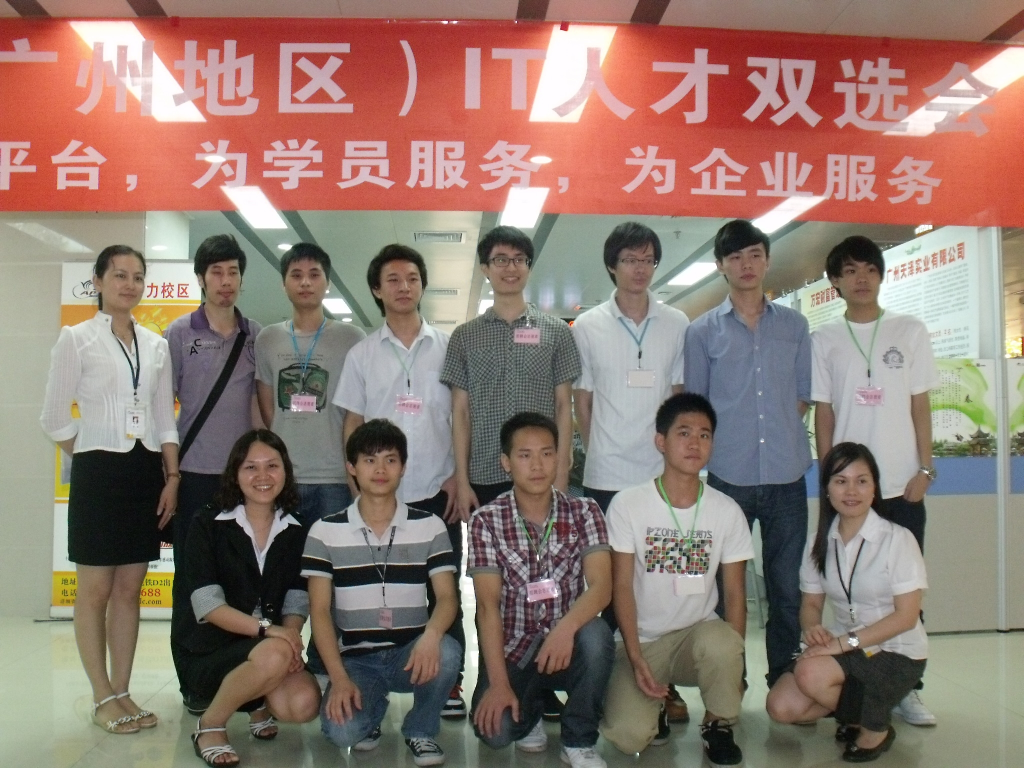
//> input picture search faces_1/3.JPG, 2048 x 1536 px (shown at 1/2 size)
$ ./search_faces_1   (built with g++ and OpenCV 4)
//> lines starting //> are read from the running program, lines starting //| are printed output that depends on the picture; after the words box and inside, x2 and y2 are one past the last pixel; in counts of white or black regions, pixels touching at a corner belong together
//#include "stdafx.h"
#include <opencv2\core\core.hpp>
#include <opencv2\imgproc\imgproc.hpp>
#include <opencv2\highgui\highgui.hpp>
#include <opencv2\video\background_segm.hpp>
#include <opencv2/objdetect/objdetect.hpp>
#include <iostream>
using namespace cv;

double cale=0.15;
Size size;
Mat ResizeImage;
void detectAndDisplay(Mat picture);
String pCascadeFrontal = "haarcascade_frontalface_alt.xml";
CascadeClassifier face_cascade;
string window_name = "Face detection";

int main(void)
{
	if (!face_cascade.load(pCascadeFrontal))
	{
		printf("--(!)Error loading\n");
		return -1;
	};
	IplImage* img = cvLoadImage("3.jpg", CV_LOAD_IMAGE_COLOR);
//> img is the input picture: 1536 rows x 2048 cols, CV_8UC3; mean B, G, R 112.2, 121.8, 144.1
	Mat picture(img);
	if (!picture.empty())
	{
		detectAndDisplay(picture);

	}
	else
	{

		printf("--(!)Error!\n");

	}
	waitKey(0);
	cvDestroyWindow(window_name.c_str());
	cvReleaseImage(&img);
	return 0;

}

void detectAndDisplay(Mat picture)
{
	std::vector<Rect> faces;
	Mat picture_gray;
	const  CvArr* s=(CvArr*)&picture_gray;
	cvtColor(picture, picture_gray, CV_BGR2GRAY);
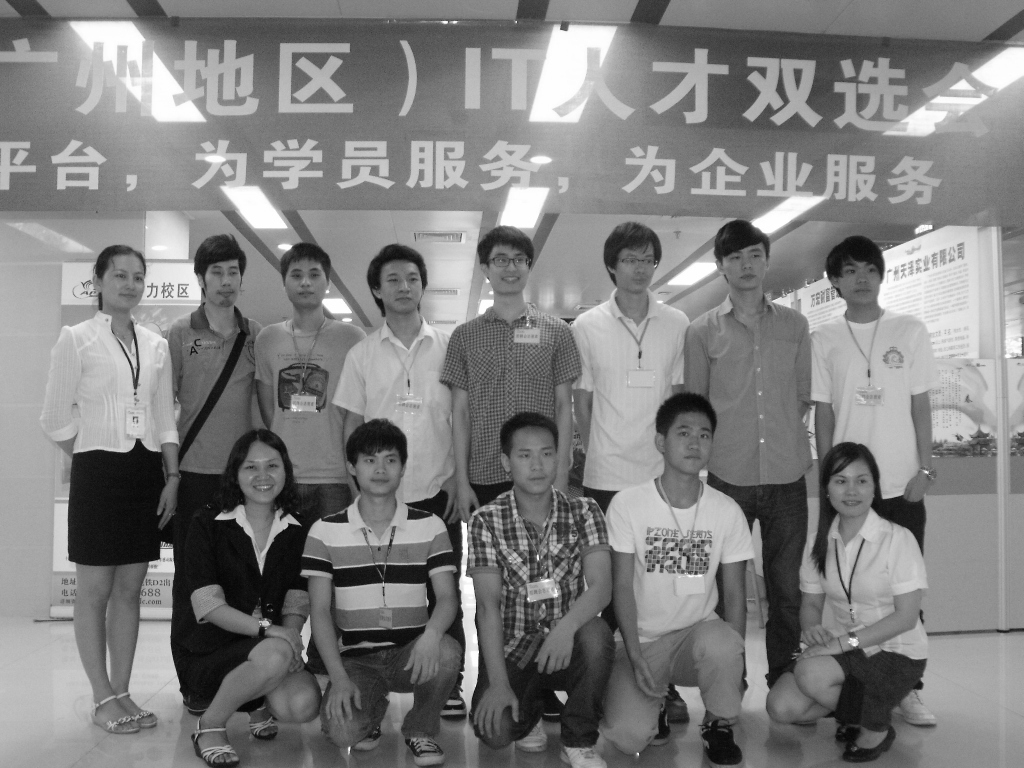
//> picture_gray: 1536 rows x 2048 cols, CV_8UC1 (shown at 1/2 size); min 0, max 255, mean 127.4
	equalizeHist(picture_gray, picture_gray);
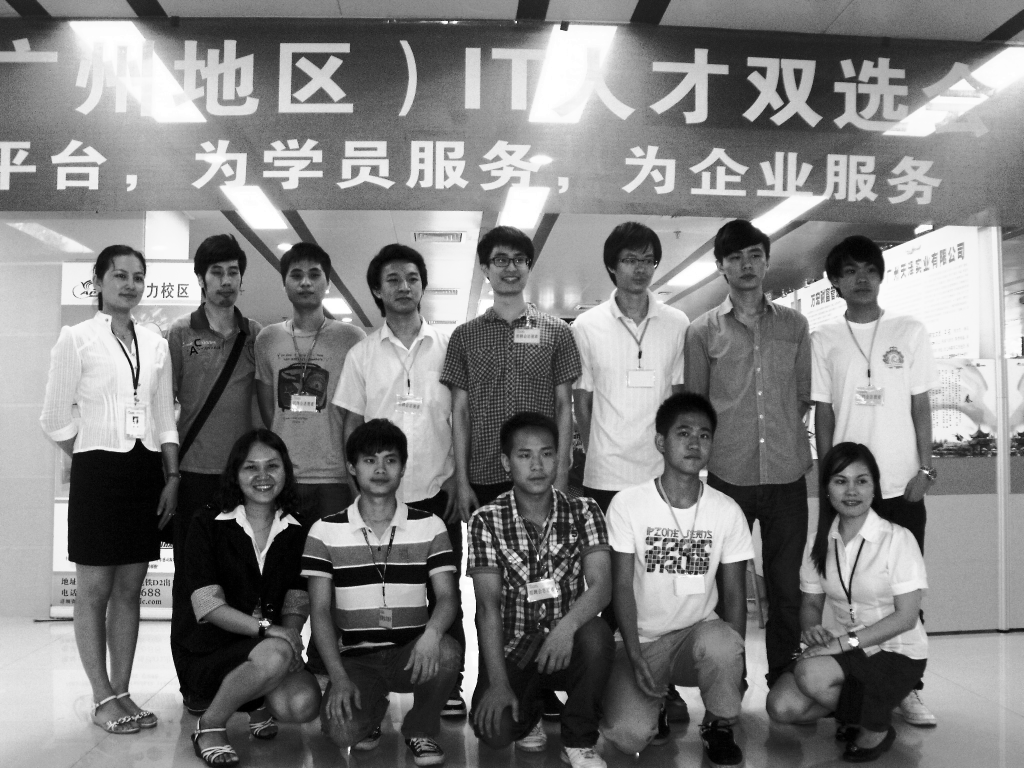
//> picture_gray: 1536 rows x 2048 cols, CV_8UC1 (shown at 1/2 size); min 0, max 255, mean 128.2
	double t = (double)cvGetTickCount();
	face_cascade.detectMultiScale(picture_gray, faces, 1.1, 2, 0 | CV_HAAR_SCALE_IMAGE, Size(30, 30));
//> faces = 16 Rects (x, y, width, height), first 8: [973, 1370, 51, 51], [1706, 328, 52, 52], [282, 1143, 58, 58], [1229, 485, 97, 97], [404, 510, 92, 92], [1651, 923, 102, 102], [975, 484, 95, 95], [1674, 507, 95, 95]
	t = (double)cvGetTickCount() - t;
	printf("%g ms\n", t / ((double)cvGetTickFrequency()*1000.0));
	for (size_t i = 0; i < faces.size(); i++)
	{
		size.width=picture_gray.cols*cale;
		size.height=picture_gray.rows*cale;
		Point center(faces[i].x + faces[i].width / 2, faces[i].y + faces[i].height / 2);
		printf("Found a face at (%d, %d)\n", center.x, center.y);
		ellipse(picture, center, Size(faces[i].width / 2, faces[i].height / 2), 0, 0, 360, Scalar(0, 0, 255),5, 2, 0);
	}
//> this loop made 16 passes
//> center on passes 1 to 12: Point(998, 1395), Point(1732, 354), Point(311, 1172), Point(1277, 533), Point(450, 556), Point(1702, 974), Point(1022, 531), Point(1721, 554), Point(257, 563), Point(523, 947), Point(611, 561), Point(807, 572)
//| Found a face at (998, 1395)
//| Found a face at (1732, 354)
//| Found a face at (311, 1172)
//| Found a face at (1277, 533)
//| Found a face at (450, 556)
//| Found a face at (1702, 974)
//| Found a face at (1022, 531)
//| Found a face at (1721, 554)
//> (output is shown up to pass 8 of 16)
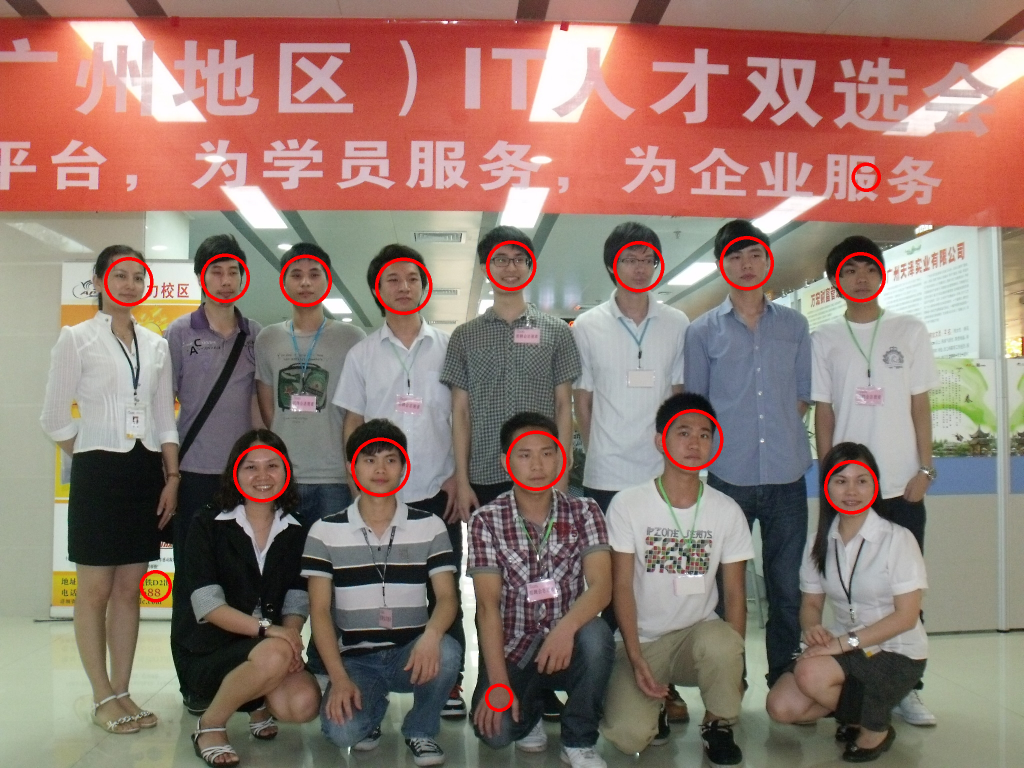
//> picture: 1536 rows x 2048 cols, CV_8UC3 (shown at 1/2 size); 1.04% of pixels changed, all inside (x1, y1, x2, y2) = (208, 325, 1772, 1424)

	resize (picture_gray,picture,size,0,0,INTER_AREA);
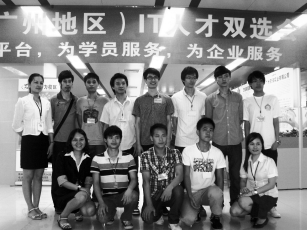
//> picture: 230 rows x 307 cols, CV_8UC1; min 0, max 255, mean 128.2
	imshow(window_name,picture);

}
